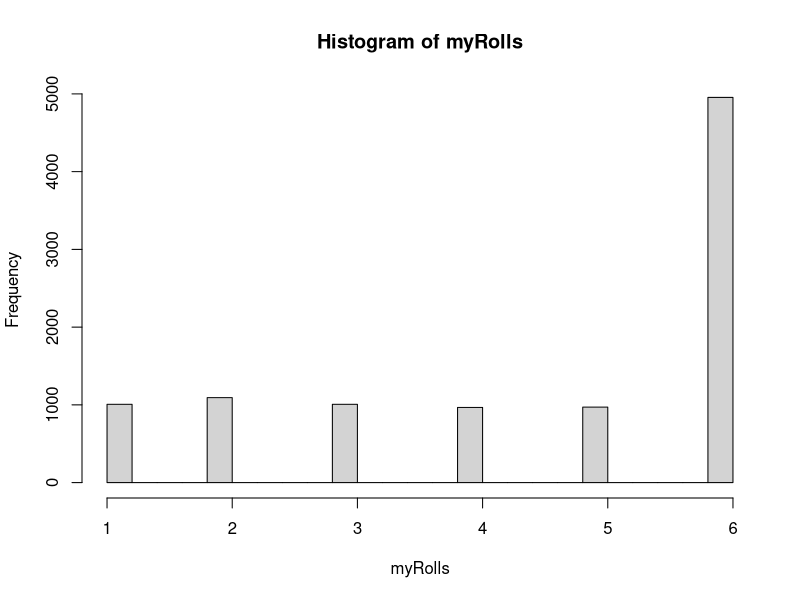
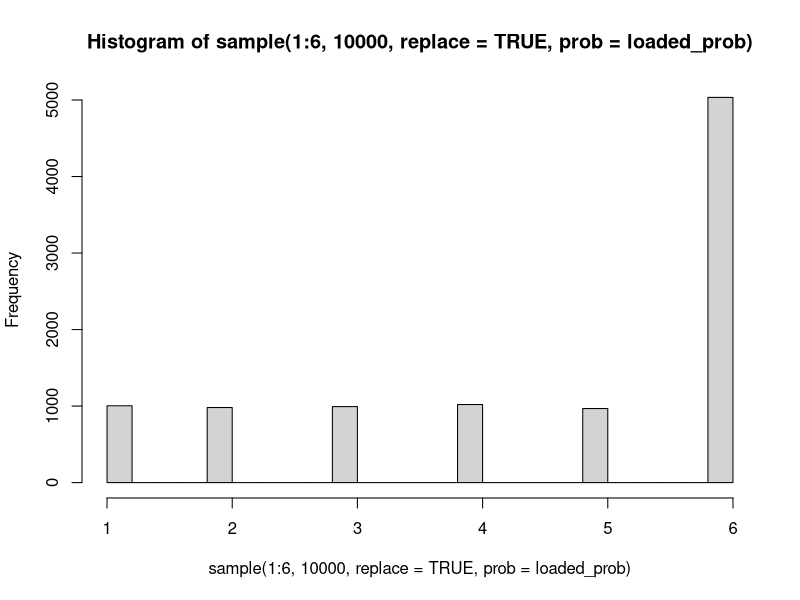
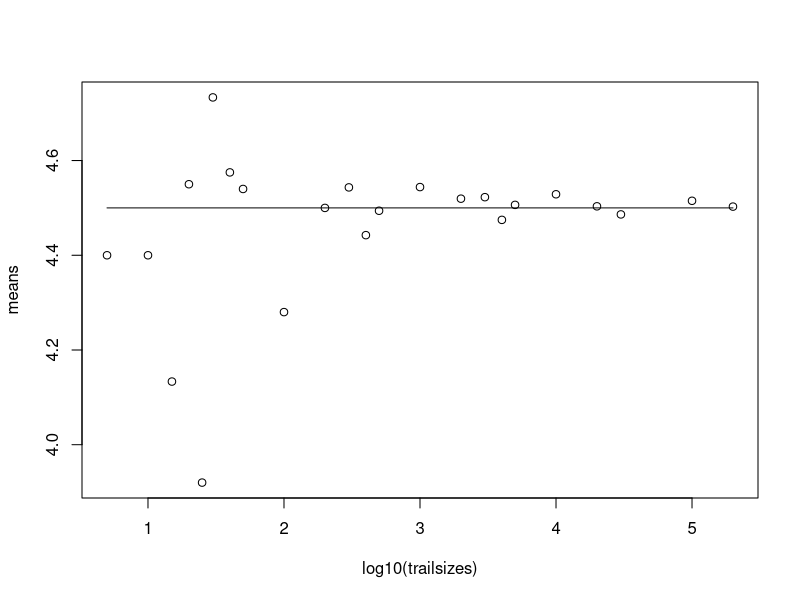
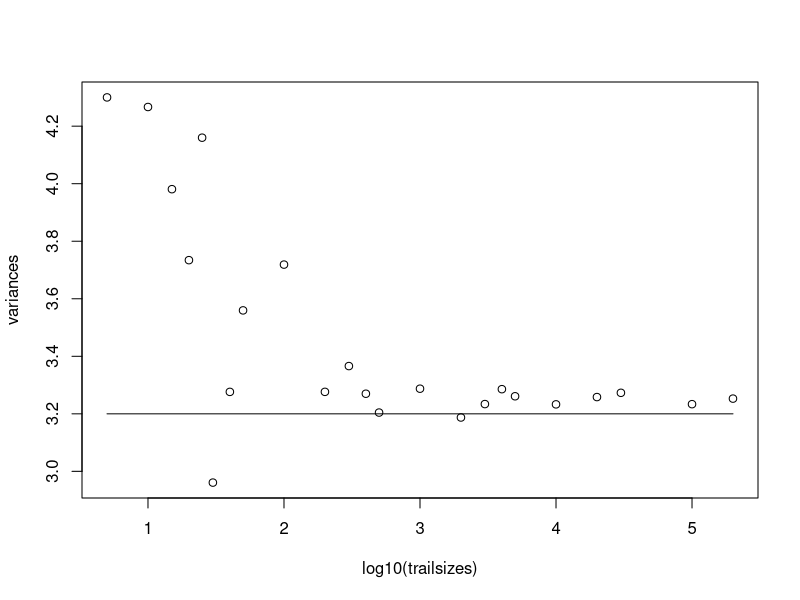

Write the R code that produced these figures, in order.
## ---- chunk 1
#The mean for loaded die:
#Here, we add the probability of each die by multiplying it with die number to generate the mean value.
loaded_mean <- 0.1*1+0.1*2+0.1*3+0.1*4+0.1*5+0.5*6   
loaded_mean
## ---- chunk 2
#The variance for loaded die:
#Here, we are calculating the variance using calculated mean value.
#Variance is mean squared deviation of the observation from the mean.
loaded_variance <- 0.1*(1-4.5)^2+0.1*(2-4.5)^2+0.1*(3-4.5)^2+0.1*(4-4.5)^2+0.1*(5-4.5)^2+0.5*(6-4.5)^2
loaded_variance
## ---- chunk 3
#The probabilities for loaded die are concatenated..
loaded_prob <- c(0.1,0.1,0.1,0.1,0.1,0.5)
loaded_prob

## ---- chunk 4
#A function is written which takes in number of rolls and return the rolls for loaded die.
rollLoadedDie <- function(numrolls){
    
    #we are making a vector that takes in length of number of rolls..
    rolls <- vector(length=numrolls,mode ="double")
    #for loop the number of rolls to sample the die from 1-6 with its probabilities
    for (i in 1:numrolls) rolls[i] <-sample(1:6,size=1,replace=TRUE,prob=loaded_prob)
    #Here, we are calculating mean and variance to verify if it is same as we did before using formula
    print(paste("The Mean value is:",mean(rolls)))
    print(paste("The Variance value is:",var(rolls)))
    
    #It returns the rolls
    return(rolls)
    
}

#calling the function which takes in number of rolls and returning the rolls...
#I just return the rolls instead of printing the values as it is a huge number.
myRolls <- rollLoadedDie(10000)

## ---- chunk 5
hist(myRolls,10000,breaks=20)

## ---- chunk 6
hist(sample(1:6,10000,replace=TRUE,prob = loaded_prob),breaks=20)

## ---- chunk 7
#Taking the vector of trailsize whose number gives the length of the rolls.we are adding large numbers trailsize to get closer value of expected mean. 
trailsizes <- c(5,10,15,20,25,30,40,50,100,200,300,400,500,1000,2000,3000,4000,5000,10000,20000,30000,100000,200000)
#storing the values of means and variance
means <- vector(mode="double",length=length(trailsizes))
variances <- vector(mode="double",length=length(trailsizes))

#for loop the length of trailsize
for (i in 1:length(trailsizes)){
  #rolls are taken from the trailsize values
  rolls <- vector(length = trailsizes[i],mode="double")
  #again loop the trailsize values
  for (j in 1:trailsizes[i]){
    rolls[j]<- sample(1:6,size=1,replace=TRUE,prob=loaded_prob) # sample for loaded die with its probabilities
  }
  #calculating mean and variance from rolls
  means[i] <- mean(rolls);
  variances[i] <- var(rolls)
}
## ---- chunk 8
#Plotting the graph for trailsize and mean of it.
plot(log10(trailsizes),means)
#This indicates the line for expected mean value on the given plot.
lines(log10(trailsizes),rep(4.50,length(trailsizes)))
## ---- chunk 9
#Plotting the graph for trailsize and mean of it.
plot(log10(trailsizes),variances)
#This indicates the line for expected mean value on the given plot.
lines(log10(trailsizes),rep(3.2,length(trailsizes)))
